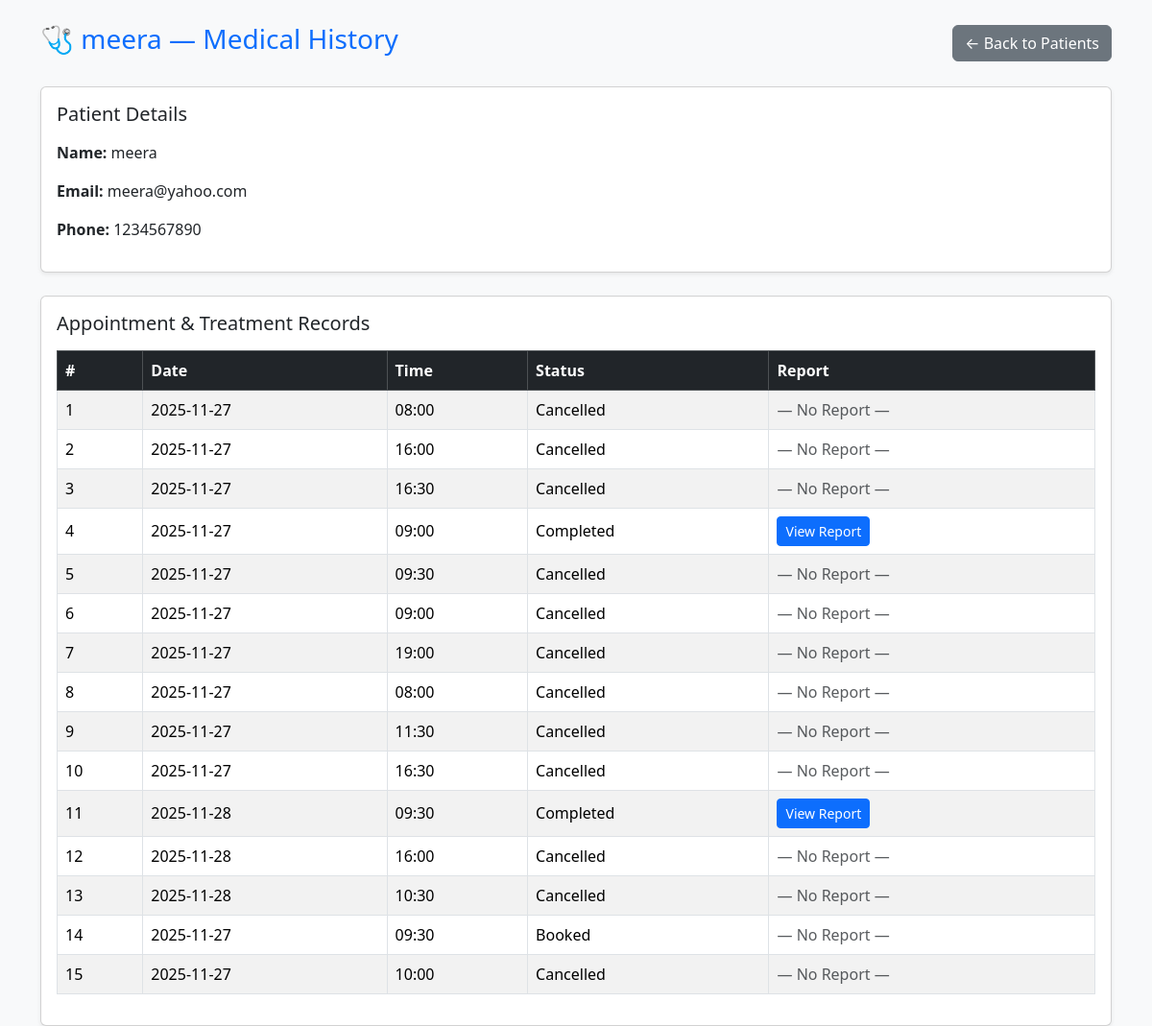
Page /doctor/patient/6/history (signed in) on the committed database.
### app/models.py (models this page shows, shortened)
class User(UserMixin, db.Model):
    __tablename__ = 'users'
    id = db.Column(db.Integer, primary_key=True)
    role = db.Column(db.String(20), nullable=False)
    email = db.Column(db.String(120), unique=True, nullable=False)
    password_hash = db.Column(db.String(128), nullable=False)
    name = db.Column(db.String(120), nullable=False)
    phone = db.Column(db.String(20))
    department_id = db.Column(db.Integer, db.ForeignKey('departments.id'))  # NEW LINE
    created_at = db.Column(db.DateTime, default=datetime.utcnow)
    is_active = db.Column(db.Boolean, default=True)

class Appointment(db.Model):
    __tablename__ = 'appointments'
    id = db.Column(db.Integer, primary_key=True)
    patient_id = db.Column(db.Integer, db.ForeignKey('users.id'), nullable=False)
    doctor_id = db.Column(db.Integer, db.ForeignKey('users.id'), nullable=False)
    date = db.Column(db.Date, nullable=False)
    time = db.Column(db.Time, nullable=False)
    status = db.Column(db.String(20), default='Booked')
    created_at = db.Column(db.DateTime, default=datetime.utcnow)
    patient = db.relationship('User', foreign_keys=[patient_id], backref='patient_appointments')
    doctor = db.relationship('User', foreign_keys=[doctor_id], backref='doctor_appointments')
    treatment = db.relationship('Treatment', backref='appointment', uselist=False, cascade="all, delete")

### app/routes.py (the view)
    @app.route('/doctor/patient/<int:patient_id>/history')
    @login_required
    def view_patient_history(patient_id):
        if current_user.role != 'doctor':
            flash('Unauthorized access!', 'danger')
            return redirect(url_for('login'))
        patient = User.query.get_or_404(patient_id)
        appointments = Appointment.query.filter_by(doctor_id=current_user.id, patient_id=patient_id).all()
        return render_template('patient_history.html', patient=patient, appointments=appointments)

### app/__init__.py (called while the page is built)
def create_app():
    app = Flask(__name__, template_folder="templates")
    app.config['SQLALCHEMY_DATABASE_URI'] = 'sqlite:///hms.db'
    app.config['SQLALCHEMY_TRACK_MODIFICATIONS'] = False
    app.config['SECRET_KEY'] = 'dev-secret-change-this'
    db.init_app(app)
    login_manager.init_app(app)
    @login_manager.user_loader
    def load_user(user_id):
        return User.query.get(int(user_id))
    @app.route('/')
    def index():
        return render_template('index.html')
    from .routes import init_routes
    init_routes(app)
    return app

### app/templates/patient_history.html (shortened to what this page needs)
<!DOCTYPE html>
<html lang="en">
<head>
  <link href="https://cdn.jsdelivr.net/npm/bootstrap@5.3.2/dist/css/bootstrap.min.css" rel="stylesheet">
</head>
<body class="bg-light">
<div class="container mt-4">
  <div class="d-flex justify-content-between align-items-center mb-4">
    <h3 class="text-primary">🩺 {{ patient.name }} — Medical History</h3>
    <a href="{{ url_for('doctor_patients') }}" class="btn btn-secondary">← Back to Patients</a>
  </div>
  <div class="card shadow-sm mb-4">
    <div class="card-body">
      <h5 class="mb-3">Patient Details</h5>
      <p><strong>Name:</strong> {{ patient.name }}</p>
      <p><strong>Email:</strong> {{ patient.email }}</p>
      <p><strong>Phone:</strong> {{ patient.phone }}</p>
    </div>
  </div>
  {% if appointments %}
  <div class="card shadow-sm">
    <div class="card-body">
      <h5 class="mb-3">Appointment & Treatment Records</h5>
      <table class="table table-bordered table-striped align-middle">
  <thead class="table-dark">
    <tr>
      <th>#</th>
      <th>Date</th>
      <th>Time</th>
      <th>Status</th>
      <th>Report</th>
    </tr>
  </thead>
  <tbody>
    {% for a in appointments %}
    <tr>
      <td>{{ loop.index }}</td>
      <td>{{ a.date }}</td>
      <td>{{ a.time.strftime('%H:%M') }}</td>
      <td>{{ a.status }}</td>
      <td>
        {% if a.treatment %}
          <a href="{{ url_for('doctor_view_report', appointment_id=a.id) }}"
             class="btn btn-sm btn-primary">
             View Report
          </a>
        {% else %}
          <span class="text-muted">— No Report —</span>
        {% endif %}
      </td>
    </tr>
    {% endfor %}
  </tbody>
</table>
    </div>
  </div>
  {% else %}
    <p class="text-muted">No medical history found for this patient.</p>
  {% endif %}
</div>
</body>
</html>

### rows in the picture
User: name "meera", email "meera@yahoo.com", phone "1234567890"
Appointment: date "2025-11-27", time "08:00", status "Cancelled", shows "— No Report —"
Appointment: date "2025-11-27", time "16:00", status "Cancelled", shows "— No Report —"
Appointment: date "2025-11-27", time "16:30", status "Cancelled", shows "— No Report —"
Appointment: date "2025-11-27", time "09:00", status "Completed"
Appointment: date "2025-11-27", time "09:30", status "Cancelled", shows "— No Report —"
Appointment: date "2025-11-27", time "09:00", status "Cancelled", shows "— No Report —"
Appointment: date "2025-11-27", time "19:00", status "Cancelled", shows "— No Report —"
Appointment: date "2025-11-27", time "08:00", status "Cancelled", shows "— No Report —"
Appointment: date "2025-11-27", time "11:30", status "Cancelled", shows "— No Report —"
Appointment: date "2025-11-27", time "16:30", status "Cancelled", shows "— No Report —"
Appointment: date "2025-11-28", time "09:30", status "Completed"
Appointment: date "2025-11-28", time "16:00", status "Cancelled", shows "— No Report —"
Appointment: date "2025-11-28", time "10:30", status "Cancelled", shows "— No Report —"
Appointment: date "2025-11-27", time "09:30", status "Booked", shows "— No Report —"
Appointment: date "2025-11-27", time "10:00", status "Cancelled", shows "— No Report —"
